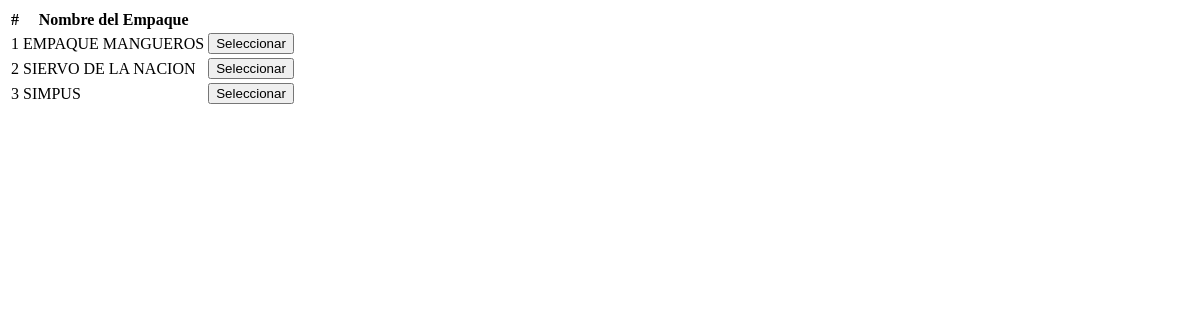
The app's page /distribuidor/mod/buscar_empaques.php, older data.
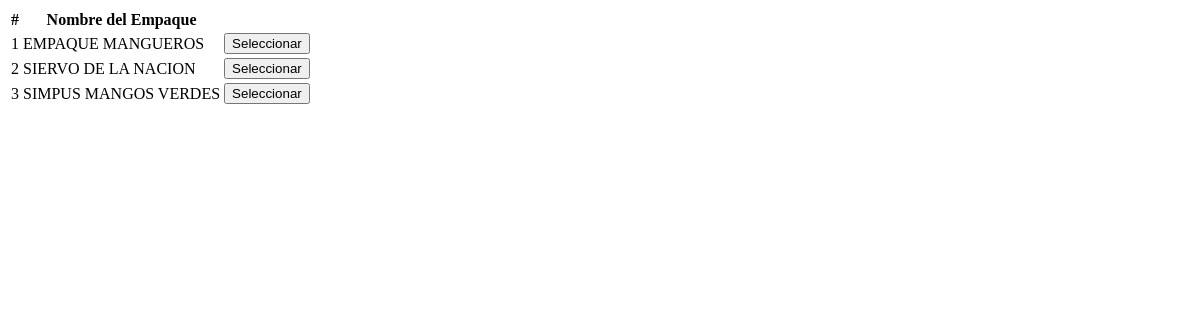
The same page, newer data.
### tables this page shows
CREATE TABLE IF NOT EXISTS `empresa_empaques` (
  `id_empaque` int(11) NOT NULL AUTO_INCREMENT,
  `nombre_empaque` varchar(200) NOT NULL,
  `rfc_empaque` varchar(15) NOT NULL,
  `pais_empaque` varchar(100) NOT NULL,
  `estado_empaque` varchar(100) NOT NULL,
  `ciudad_empaque` varchar(100) NOT NULL,
  `direccion_empaque` text NOT NULL,
  `cp_empaque` varchar(10) NOT NULL,
  `email_empaque` varchar(100) NOT NULL,
  `telefono1_empaque` varchar(20) NOT NULL,
  `telefono2_empaque` varchar(20) NOT NULL,
  `id_usuario_que_registro` int(11) NOT NULL,
  `fecha_registro_emp` date NOT NULL,
  `fecha_modificacion_emp` date NOT NULL,
  `estado_e` int(1) NOT NULL DEFAULT '1',
  PRIMARY KEY (`id_empaque`)
);

### distribuidor/mod/buscar_empaques.php (the view, shortened to what this page needs)
<!DOCTYPE html>
<html>
	<head>
	</head>
	<body>
		<table class="table">
			<thead>
				<th class="centro">#</th>
				<th>Nombre del Empaque</th>
				<th class="derecha"></th>
			</thead>
			<tbody>
				<?php
					$empaque = $_POST['empaque'];
					$cont = 1;
				    $consulta = "SELECT * FROM empresa_empaques WHERE estado_e = 1 AND nombre_empaque LIKE '%$empaque%' ORDER BY nombre_empaque ASC";
					$resultado = mysql_query($consulta);
					while($row = mysql_fetch_array($resultado)){ ?>
						<tr>
							<td class="centro"><?php echo $cont; ?></td>
			          		<td><?php echo $row['nombre_empaque']; ?></td>
				        	<td class="derecha">
				        		<button class="btn btn-success" onClick="seleccionarEmapque(<?php echo $row['id_empaque']; ?>, '<?php echo $row['nombre_empaque']; ?>');"><i class="glyphicon glyphicon-ok"></i> Seleccionar</button>
				        	</td>
				        	<?php $cont++; ?>
			    	    </tr>
					<?php }
				?>
			</tbody>
		</table>
	</body>
</html>

Row changes from the older to the newer data that the page shows:
changed empresa_empaques: nombre_empaque "SIMPUS" → "SIMPUS MANGOS VERDES"
